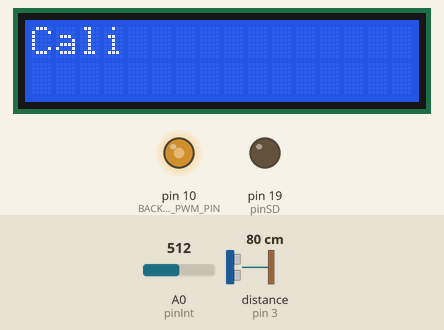
The sketch below on a simulated Arduino Uno, built with avr-gcc and run on an emulated ATmega328P. Shown: 16×2 character LCD, output pins drawn as LEDs (lit = HIGH). The test bench sets the inputs (shaded band); at power-on: A0 (pinInt) = 512, distance to the obstacle (sensor on pin 3) 80 cm. The echo pulse lasts 58.3 µs per cm; storage starts empty; pins used as bus, display or sensor lines are not drawn.

Above: at 3.3 s.
3.4 s: A0 (pinInt) set to 467
4.9 s: A0 (pinInt) set to 440
At 5.4 s:
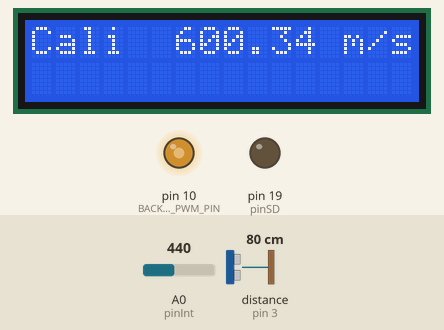
At 5.9 s:
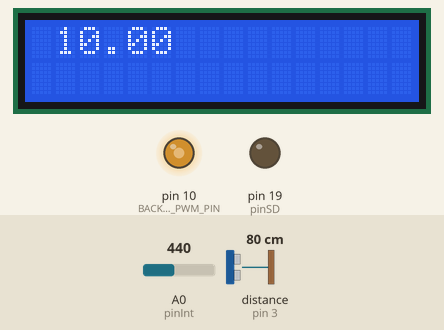
7.0 s: A0 (pinInt) set to 258
8.5 s: A0 (pinInt) set to 239
At 11.4 s:
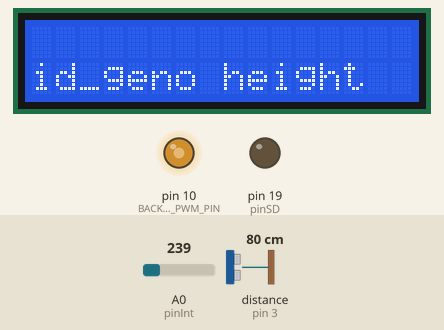
11.5 s: A0 (pinInt) set to 54
13.0 s: A0 (pinInt) set to 46
Timing chart, 0 to 15.5 s (numbered marks = the images above; inputs shaded):
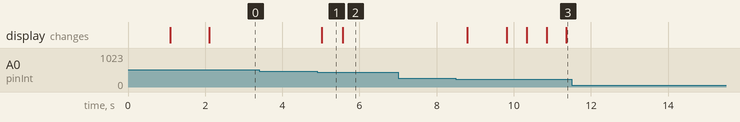

The sketch:

Arduino_ultrasonic_sensor.ino
```cpp
/* ARDUINO CODE FOR THE ULTRASONIC ARDUINO-BASED PLANT HEIGHT MEASUREMENT DEVICE */

////////////////////////////////////////////////////////
/// Parameters ///
////////////////////////////////////////////////////////

/* Loading libraries */

#include <SPI.h> // interaction with the SD card
#include <SD.h> // interaction with the SD card
#include <LiquidCrystal.h> // interaction with the LCD screen

/* Pin parametrization */
const int pinInt = 0; // pin for shield buttons
const int pinTrig = 2; // pin for the ultrasonic transmitter
const int pinEch = 3; // pin for the ultrasonic receptor
const int pinSD = 19; // pin for the SD card (pin 5 is converted from analog to digital)
const byte BACKLIGHT_PWM_PIN = 10; // pin for controlling the backlighting of the LCD display

/* Variable initialization */
LiquidCrystal lcd(8, 9, 4, 5, 6, 7); // Defining LCD pins
int int_status = 0; // the swtich which triggers measurements is turned off by default
int num_row = 0; // the.csv file on the SD card will be read line-by-line and we start with a 0 value for calibration
String zero = "0"; // one or several "0" will be added as character strings to plant height values so that they always have 4 digits.
int lg_id = 9; // genotypes'IDs have 9 characters
const int lg_row_id = lg_id + 2; // 2 characters are added to account for carriage returns in the .csv file (e.g. EX4X_XXX_XXX_X+ \r\n)
const int lg_row_rec = lg_id + 8; // 8 characters are added to account for the total number of characters in a row: lg_id + 1 (";" = column separator) + 5 (measurements with four digits + ",") + 2 (\r\n)
File height; // Name of the variable used to store the content of the .csv file when open
File record; // Name of the variable used to create a new .csv file to store measurements on the SD card
const unsigned long Timeout = 25000UL; // Defining a timeout, which is the time after which the receptor of the ultrasonic device stops waiting for the return of the sound wave. It is here defined to correspond to a distance of approximately 8m (the sound speed being 340m/s)
const float dist_cali = 1500-100; // Calibration distance (mm), to be defined depending on the position of the sensor on the alluminum stick

/* Defining a function to detect which button is pushed by the operator */
enum {
  BUTTON_NONE,  /*!< NO BUTTON */
  BUTTON_UP,    /*!< UP BUTTON */
  BUTTON_DOWN,  /*!< DOWN BUTTON */
  BUTTON_LEFT,  /*!< LEFT BUTTON */
  BUTTON_RIGHT, /*!< RIGHT BUTTON */
  BUTTON_SELECT /*!< SELECT BUTTON*/
};

byte getPressedButton() {

  /* read the current state of the buttons as an electric voltage */
  int value = analogRead(pinInt);

  /* Depending on the voltage value, retrieve which button is pushed */
  if (value < 50)
    return BUTTON_RIGHT;
  else if (value < 250)
    return BUTTON_UP;
  else if (value < 450)
    return BUTTON_DOWN;
  else if (value < 650)
    return BUTTON_LEFT;
  else if (value < 850)
    return BUTTON_SELECT;
  else
    return BUTTON_NONE;
}


////////////////////////////////////////////////////////
/// SETUP ///
////////////////////////////////////////////////////////

void setup() {

  Serial.begin(115200); // Initializing the serial monitor
  /* Defining pin status (INPUT/OUTPUT) */
  pinMode(pinTrig, OUTPUT);
  pinMode(pinEch, INPUT);
  pinMode(pinInt, INPUT);
  pinMode(pinSD, OUTPUT);

  analogWrite(BACKLIGHT_PWM_PIN, 150); // setting the backlighting intensity of the LCD Display
  /* Initializing the LCD display */
  lcd.begin(16, 2);
  lcd.print("Init. SD card...");
  lcd.setCursor(0, 1);

  /* Checking the presence of the SD card */
  if (!SD.begin(pinSD)) {
    lcd.print("card failed.");
    return;
  } else {

    lcd.print("card initialized.");
  }

  delay(1000);
  lcd.clear();


  /* Checking the presence of the file with identifiers on the SD card */
  height = SD.open("height.csv", FILE_READ);
  if (height) {
    lcd.print("height.csv");
  } else {
    lcd.print("error");
  }
  height.close();

  delay(1000);
  lcd.clear();


  /* Starting calibration */
  lcd.print("Cali ");

  /* Creating an empty file to store measurement data on the SD Card */
  File record = SD.open("rec.csv", O_WRITE | O_CREAT | O_TRUNC);
  String header = "id_geno;height";
  record.println(header);
  record.close();
}


////////////////////////////////////////////////////////
/// LOOP ///
////////////////////////////////////////////////////////
void loop() {

  /* Calibration*/
  if (num_row == 0) {
     /* Calibration is triggered by pushing the DOWN button */
    if (getPressedButton() == BUTTON_DOWN) {

      /* The trigger pin transmits the sound wave */
      delay(100);
      digitalWrite(pinTrig, HIGH);
      delayMicroseconds(10);
      digitalWrite(pinTrig, LOW);

      /* The speed of the sound is computed de novo based on the time elapsed between transmission and reception of the signal */
      float travel_time = pulseIn(pinEch, HIGH, Timeout); // travel time
      const float vit_son = 2 * 1000 * dist_cali / travel_time; // sound speed

      /* Sound speed is diplayed on the screen */
      lcd.setCursor(6, 0);
      lcd.print(vit_son);
      lcd.print(" m/s");

      /* Sound speed is saved on the SD card */
      File fichier_son = SD.open("vit_son.csv", O_WRITE | O_CREAT | O_TRUNC);
      fichier_son.println(vit_son);
      fichier_son.close();

      num_row++; // Going to the next row in the .csv file with identifiers (here, we go from row 0 (calibration) to row 1 (first measurement))
      lcd.setCursor(0, 1);

      /* The ID of the next measurement is diplayed on the screen */
      int position = (num_row - 1) * lg_row_id;
      height = SD.open("height.csv", FILE_READ);
      height.seek(position);
      String id_geno = height.readStringUntil('\r');
      id_geno.trim();
      height.close();

      lcd.print(id_geno);
      delay(500); // little delay before next measurement
    }

    /* Switching to the acquisition mode when num_row>0 */

  } else {

    /* Acquisition is triggered by pushing the DOWN button */
    if (getPressedButton() == BUTTON_DOWN) {
      lcd.clear();

      /* Retrieving the ID of the plot/genotype to be measured */
      int position = (num_row - 1) * lg_row_id;
      height = SD.open("height.csv", FILE_READ);
      height.seek(position);
      String id_geno = height.readStringUntil('\r');
      id_geno.trim();
      height.close();

      /* Measuring plant height */
      digitalWrite(pinTrig, HIGH);
      delayMicroseconds(10);
      digitalWrite(pinTrig, LOW);
      float travel_time = pulseIn(pinEch, HIGH, Timeout); // travel time
      File fichier_son = SD.open("VIT_SON.csv", FILE_READ);
      float vit_son = fichier_son.parseFloat();
      float ht = ((dist_cali + 100) - (travel_time / 1000 * vit_son / 2)) / 10; // plant height
      String ht_string = String(ht, 1);
      fichier_son.close();


      /* Saving the plant height value on the SD Card */
      /* First, the height value is transformed to have 4 digits */
      int nb = ht_string.length();
      int i = 1;
      while (i <= (4 - (nb - 1))) {
        ht_string = ht_string + zero;
        i++;
      }

      /* The height value is diplayed on the LCD screen together with the ID of the measurement */
      lcd.print(id_geno);
      lcd.print(" ");
      lcd.print(ht_string);

      /* The height value is saved on the SD card */
      record = SD.open("rec.csv", FILE_WRITE);
      int position_rec = (num_row - 1) * lg_row_rec;
      record.seek(position_rec);
      String data = String(id_geno) + ";" + ht_string;
      record.println(data);
      record.close();

      num_row++; // We go to the next row in the identifier file
      lcd.setCursor(0, 1);

      /* Printing the ID of the next measurement */
      int position_suivant = (num_row - 1) * lg_row_id;
      height = SD.open("height.csv", FILE_READ);
      height.seek(position_suivant);
      String id_geno_suivant = height.readStringUntil('\r');
      id_geno_suivant.trim();
      height.close();

      lcd.print(id_geno_suivant);
      delay(500); // little delay before the next acquisition


    } else {

      /* If the error button (UP button) is pushed */
      if (getPressedButton() == BUTTON_UP) {
        lcd.clear();

        /* Printing the ID of the previous measurement */
        num_row--;
        int position_rec = (num_row - 1) * lg_row_rec;
        record = SD.open("rec.csv", FILE_READ);
        record.seek(position_rec);
        String id_geno = record.readStringUntil('\r');
        id_geno.trim();
        id_geno.replace(";", " ");
        lcd.setCursor(0, 1);
        lcd.print(id_geno);
        record.close();
        delay(500);
        /* at the end of this step, the operator pushes the acquisition button (DOWN) to erase the erroneous value and replace it with a new measurement */
      }

      /* If the return button (RIGHT button) is pushed */
      if (getPressedButton() == BUTTON_RIGHT) {
        lcd.clear();

        /* Printing all measurements'IDs from the corrected measurement to the last correct measurement before entering the correction mode */
        int position_rec = (num_row - 1) * lg_row_rec;
        record = SD.open("rec.csv", FILE_READ);
        record.seek(position_rec);
        while (record.available()) {
          String id_geno = record.readStringUntil('\r');
          id_geno.trim();
          id_geno.replace(";", " ");
          lcd.setCursor(0, 0);
          lcd.print(id_geno);
          num_row++;
          delay(200);
        }
        record.close();
        num_row--;
        lcd.setCursor(0, 1);

        /* Printing the ID of the next measurement */
        int position = (num_row - 1) * lg_row_id;
        height = SD.open("height.csv", FILE_READ);
        height.seek(position);
        String id_geno = height.readStringUntil('\r');
        id_geno.trim();
        height.close();

        lcd.print(id_geno);

        delay(500); // Little delay before the next acquisition
      }
    }
  }
}
```

Measured:
- the behaviour switches between 450 and 449 on A0 (pinInt) (found by bisection; images 0 and 1)
- the behaviour switches between 250 and 249 on A0 (pinInt) (found by bisection; images 2 and 3)
- after the input at 3.4 s, every drawn part: stays the same
- after the input at 4.9 s, the display: changes after 0.12 s (image 1)
- after the input at 7.0 s, every drawn part: stays the same
- after the input at 8.5 s, the display: changes after 0.29 s (image 3)
- after the input at 11.5 s, every drawn part: stays the same
- after the input at 13.0 s, every drawn part: stays the same
- what the display in image 1 shows lasts 0.6 s, from 5.0 s to 5.6 s
